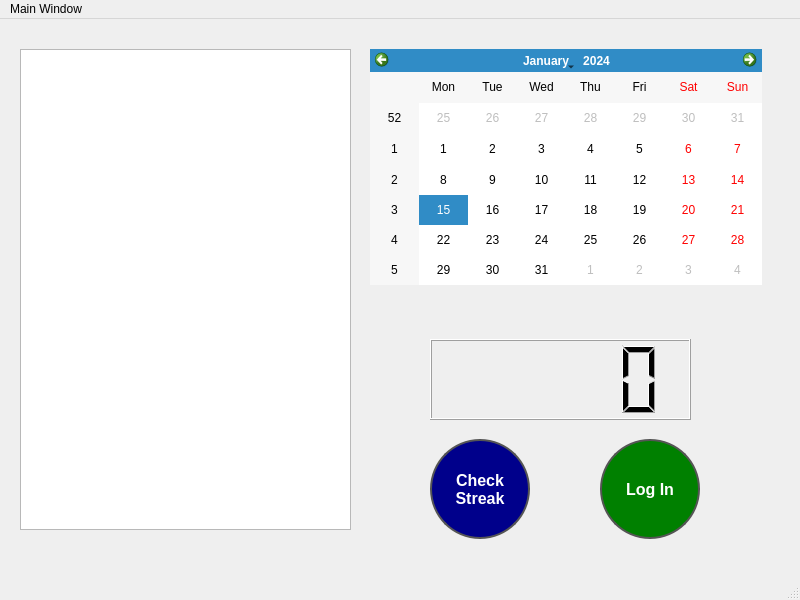
<?xml version="1.0" encoding="UTF-8"?>
<ui version="4.0">
 <class>MainWindow</class>
 <widget class="QMainWindow" name="MainWindow">
  <property name="geometry">
   <rect>
    <x>0</x>
    <y>0</y>
    <width>800</width>
    <height>600</height>
   </rect>
  </property>
  <property name="windowTitle">
   <string>Streak Tracking Program</string>
  </property>
  <property name="windowIcon">
   <iconset>
    <normaloff>../Images/Icon.webp</normaloff>../Images/Icon.webp</iconset>
  </property>
  <property name="styleSheet">
   <string notr="true">QPushButton
{
color: #333;
border: 2px solid #555;
border-radius: 50px;
}

QPushButton:hover
{
background-color: black;
color: yellow;
}</string>
  </property>
  <widget class="QWidget" name="centralwidget">
   <widget class="QListView" name="logList">
    <property name="geometry">
     <rect>
      <x>20</x>
      <y>30</y>
      <width>331</width>
      <height>481</height>
     </rect>
    </property>
   </widget>
   <widget class="QPushButton" name="logIn">
    <property name="geometry">
     <rect>
      <x>600</x>
      <y>420</y>
      <width>100</width>
      <height>100</height>
     </rect>
    </property>
    <property name="styleSheet">
     <string notr="true">background-color: green;
color:white;
font-size: 16px;
font-weight: bold;</string>
    </property>
    <property name="text">
     <string>Log In</string>
    </property>
   </widget>
   <widget class="QPushButton" name="checkStreak">
    <property name="geometry">
     <rect>
      <x>430</x>
      <y>420</y>
      <width>100</width>
      <height>100</height>
     </rect>
    </property>
    <property name="styleSheet">
     <string notr="true">background-color: darkblue;
color:white;
font-size: 16px;
font-weight: bold;</string>
    </property>
    <property name="text">
     <string>Check 
Streak</string>
    </property>
   </widget>
   <widget class="QCalendarWidget" name="calender">
    <property name="geometry">
     <rect>
      <x>370</x>
      <y>30</y>
      <width>392</width>
      <height>236</height>
     </rect>
    </property>
    <property name="selectionMode">
     <enum>QCalendarWidget::NoSelection</enum>
    </property>
    <property name="dateEditEnabled">
     <bool>true</bool>
    </property>
   </widget>
   <widget class="QLCDNumber" name="countDisplay">
    <property name="geometry">
     <rect>
      <x>430</x>
      <y>320</y>
      <width>261</width>
      <height>81</height>
     </rect>
    </property>
    <property name="styleSheet">
     <string notr="true">font: 8pt &quot;SansSerif&quot;;</string>
    </property>
   </widget>
  </widget>
  <widget class="QMenuBar" name="menubar">
   <property name="geometry">
    <rect>
     <x>0</x>
     <y>0</y>
     <width>800</width>
     <height>26</height>
    </rect>
   </property>
   <widget class="QMenu" name="menuMain_Window">
    <property name="title">
     <string>Main Window</string>
    </property>
   </widget>
   <addaction name="menuMain_Window"/>
  </widget>
  <widget class="QStatusBar" name="statusbar">
   <property name="cursor">
    <cursorShape>ArrowCursor</cursorShape>
   </property>
  </widget>
 </widget>
 <resources/>
 <connections/>
</ui>
